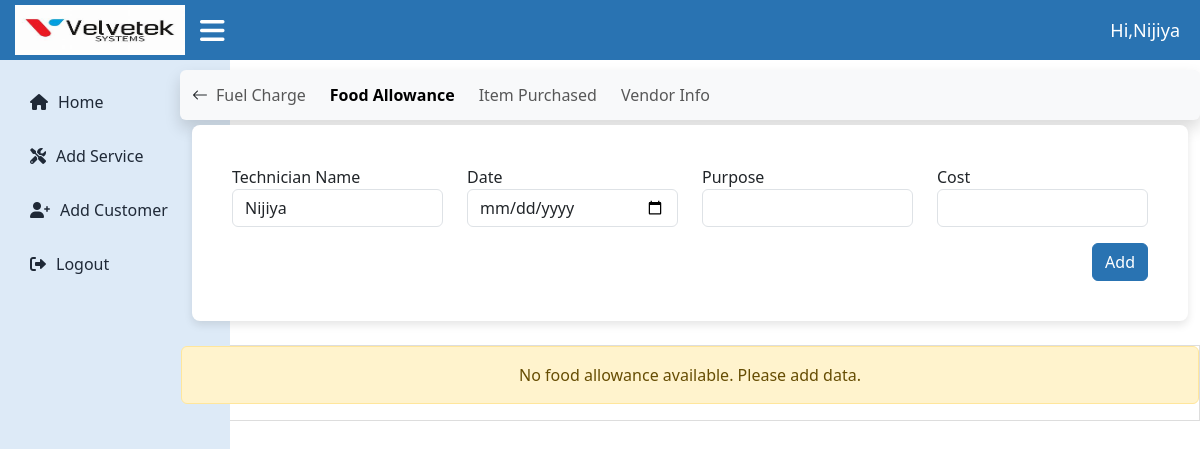
Before: /technician/foodallowance/24/ (signed in) with the older database file.
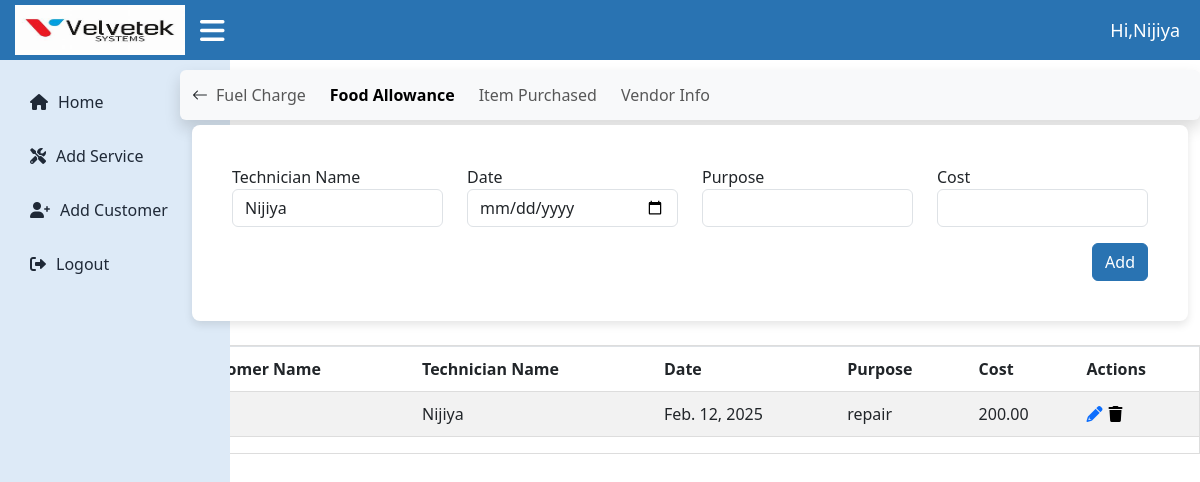
After: the same page with the newer database file.
### technicianapp/models.py (models this page shows)
class FoodAllowance(models.Model):
    technician_name = models.CharField(max_length=100)
    date = models.DateField()
    purpose = models.TextField()
    cost = models.DecimalField(max_digits=10, decimal_places=2)
    apply = models.ForeignKey(Apply, on_delete=models.CASCADE,related_name='food_allowances',blank=True,null=True)
    customer_name = models.CharField(max_length=225)
    issue = models.TextField()

### technicianapp/views.py (the view, shortened to what this page needs)
# urls.py: path('foodallowance/<int:apply_id>/',views.foodallowance,name='food_allowance'),
def foodallowance(request, apply_id):
    try:
        apply_instance = Apply.objects.get(id=apply_id)
    except Apply.DoesNotExist:
        messages.error(request, "Apply instance not found.")
        return redirect('apply_list')
    food_allowances = FoodAllowance.objects.filter(apply=apply_instance)
    context = {
        'apply': apply_instance,
        'food_allowances': food_allowances,
        'technician_name': request.user.get_full_name() or request.user.username,
    }
    return render(request, 'food_allowance.html', context)

### templates/food_allowance.html (shortened to what the changed rows need)
{% extends 'technician_dashboard.html' %}
{% block content %}
                    <div class="table-responsive mt-4 " style="max-width: 85%; margin-top: 5px; margin-left: auto;">
                      {% if food_allowances %}
                        <table id="basic-datatables" class="table table-striped table-bordered">
                            <thead>
                                <tr>
                                    <th scope="col">Customer Name</th>
                                    <th scope="col">Technician Name</th>
                                    <th scope="col">Date</th>
                                    <th scope="col">Purpose</th>
                                    <th scope="col">Cost</th>
                                    <th scope="col">Actions</th>
                                </tr>
                            </thead>
                            <tbody>
                                {% for d in food_allowances %}
                                <tr>
                                    <td>{{ d.customer_name }}</td>
                                    <td>{{ d.technician_name }}</td>
                                    <td>{{ d.date }}</td>
                                    <td>{{ d.purpose }}</td>
                                    <td>{{ d.cost }}</td>
                                        <td>
                                            <div style="display: flex; align-items: center;">
                                                <a href="{% url 'update_food_allowance' d.id %}" class="edit-foodallowance-btn" data-bs-toggle="modal" data-bs-target="#updateFoodAllowanceModal{{ d.id }}">
                                                    <i class="fa fa-pencil-alt" aria-hidden="true" title="Update"></i>
                                                </a>
                                                <form action="{% url 'update_food_allowance' d.id %}" method="post" style="display: inline;">
                                                    <button type="button" class="icon-link delete-icon" title="Delete" data-bs-toggle="modal" data-bs-target="#deleteFoodAllowanceModal{{ d.id }}">
                                                        <i class="fa fa-trash" aria-hidden="true"></i>
                                                    </button>
                                                </form>
                                            </div>
                                        </td>
                                    </tr>
                                {% endfor %}
                            </tbody>
                        </table>
                        {% else %}
<div class="alert alert-warning text-center ">
    No food allowance available. Please add data.
</div>
{% endif %}
                    </div>
{% endblock %}

Changed rows visible on the page:
added FoodAllowance: technician_name "Nijiya", date "Feb. 12, 2025", purpose "repair", cost "200.00"
Other visible differences:
text no longer shown: "No food allowance available. Please add data."
text now shown: "Customer Name Technician Name Date Purpose Cost Actions"
